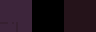

A level layout from a 2D game, rendered from its tile map. Below: a short description, then the map file with its tile-grid data intact:
An orthogonal 3x1 tile map with 32x32 px tiles, 14 tile layers (regions, input_types, output1_ground, output2_ground, ...).

<map version="1.2" tiledversion="2019.03.13" orientation="orthogonal" renderorder="right-down" width="3" height="1" tilewidth="32" tileheight="32" infinite="0" nextlayerid="36" nextobjectid="1">
 <tileset firstgid="1" source="../tileset.tsx" />
 <layer id="22" name="regions" width="3" height="1">
  <data encoding="csv">
80,0,79
</data>
 </layer>
 <layer id="23" name="input_types" width="3" height="1">
  <data encoding="csv">
80,0,79
</data>
 </layer>
 <layer id="24" name="output1_ground" width="3" height="1">
  <data encoding="csv">
7,0,79
</data>
 </layer>
 <layer id="25" name="output2_ground" width="3" height="1">
  <data encoding="csv">
8,0,79
</data>
 </layer>
 <layer id="26" name="output3_ground" width="3" height="1">
  <data encoding="csv">
9,0,79
</data>
 </layer>
 <layer id="27" name="output4_ground" width="3" height="1">
  <data encoding="csv">
10,0,79
</data>
 </layer>
 <layer id="28" name="output5_ground" width="3" height="1">
  <data encoding="csv">
17,0,79
</data>
 </layer>
 <layer id="29" name="output6_ground" width="3" height="1">
  <data encoding="csv">
18,0,79
</data>
 </layer>
 <layer id="30" name="output7_ground" width="3" height="1">
  <data encoding="csv">
19,0,79
</data>
 </layer>
 <layer id="31" name="output8_ground" width="3" height="1">
  <data encoding="csv">
20,0,79
</data>
 </layer>
 <layer id="32" name="output9_ground" width="3" height="1">
  <data encoding="csv">
27,0,79
</data>
 </layer>
 <layer id="33" name="output10_ground" width="3" height="1">
  <data encoding="csv">
28,0,79
</data>
 </layer>
 <layer id="34" name="output11_ground" width="3" height="1">
  <data encoding="csv">
29,0,79
</data>
 </layer>
 <layer id="35" name="output12_ground" width="3" height="1">
  <data encoding="csv">
30,0,79
</data>
 </layer>
</map>
